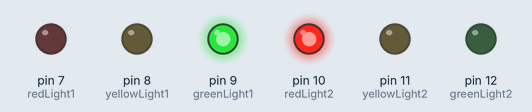
Bench run of a sketch on a simulated Arduino Uno, built with avr-gcc and run on an emulated ATmega328P. Parts: output pins drawn as LEDs (lit = HIGH).

Above: at 1.0 s.
At 3.7 s:
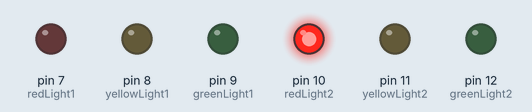
At 7.0 s:
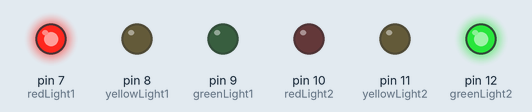
At 8.5 s:
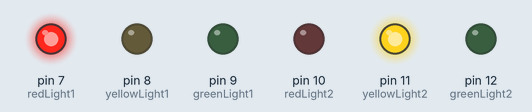
At 11.2 s:
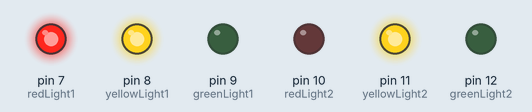
At 15.2 s:
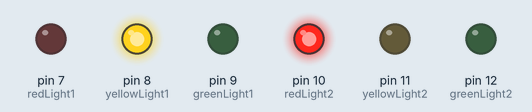
Timing chart, 0 to 15.6 s (numbered marks = the images above):
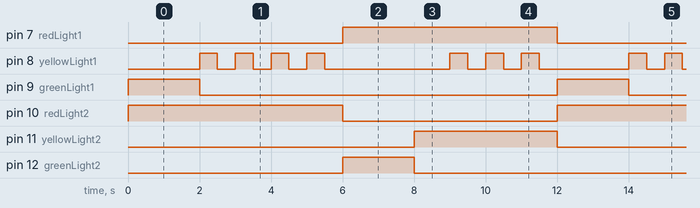

Measured:
- by itself, pin 7 (redLight1), pin 10 (redLight2): alternates HIGH for 6.0 s and LOW for 6.0 s
- by itself, pin 9 (greenLight1), pin 12 (greenLight2): alternates HIGH for 2.0 s and LOW for 10.0 s
- by itself, pin 11 (yellowLight2): alternates HIGH for 4.0 s and LOW for 8.0 s
- by itself, pin 8 (yellowLight1): repeats every 12.0 s: 3 × (LOW 0.50 s, HIGH 0.50 s), LOW 3.5 s, 2 × (HIGH 0.50 s, LOW 0.50 s), HIGH 0.50 s, LOW 2.5 s, HIGH 0.50 s

The sketch:

sketch_feb02b.ino
```cpp
int redLight1 = 7;
int yellowLight1=8;
int greenLight1=9;

int redLight2=10;
int yellowLight2=11;
int greenLight2=12;
void setup() {
pinMode(redLight1,OUTPUT);
pinMode(redLight2,OUTPUT);
pinMode(yellowLight1,OUTPUT);
pinMode(yellowLight2,OUTPUT);
pinMode(greenLight1,OUTPUT);
pinMode(greenLight2,OUTPUT);

}

void loop() {
  ///greenlight1
 digitalWrite(greenLight1,HIGH);
 digitalWrite(yellowLight1,LOW);
 digitalWrite(redLight1,LOW);

 digitalWrite(greenLight2,LOW);
 digitalWrite(yellowLight2,LOW);
 digitalWrite(redLight2,HIGH);

 delay(2000);

 ////yellowlight flicker

 digitalWrite(greenLight1,LOW);
 digitalWrite(yellowLight1,HIGH);
 delay(500);
 digitalWrite(yellowLight1,LOW);
 delay(500);
 digitalWrite(yellowLight1,HIGH);
 delay(500);
 digitalWrite(yellowLight1,LOW);
 delay(500);
 digitalWrite(yellowLight1,HIGH);
 delay(500);
 digitalWrite(yellowLight1,LOW);
 delay(500);
 digitalWrite(yellowLight1,HIGH);
 delay(500);
 digitalWrite(yellowLight1,LOW);
 delay(500);
 ////redLight1

 digitalWrite(redLight1,HIGH);
 digitalWrite(greenLight2,HIGH);
 digitalWrite(redLight2,LOW);
delay(2000);
 ////aqui podria redefinir las variables para alernar al semaforo1 y semaforo 2 cambiando los pines pero no estoy seguro si la definicion de int permite mutar las variables, vale la pena investigarlo
digitalWrite(greenLight2,LOW);
digitalWrite(yellowLight2,HIGH);
  delay(500);
 digitalWrite(yellowLight1,LOW);
 delay(500);
 digitalWrite(yellowLight1,HIGH);
 delay(500);
 digitalWrite(yellowLight1,LOW);
 delay(500);
 digitalWrite(yellowLight1,HIGH);
 delay(500);
 digitalWrite(yellowLight1,LOW);
 delay(500);
 digitalWrite(yellowLight1,HIGH);
 delay(500);
 digitalWrite(yellowLight1,LOW);
 delay(500);


}
```
